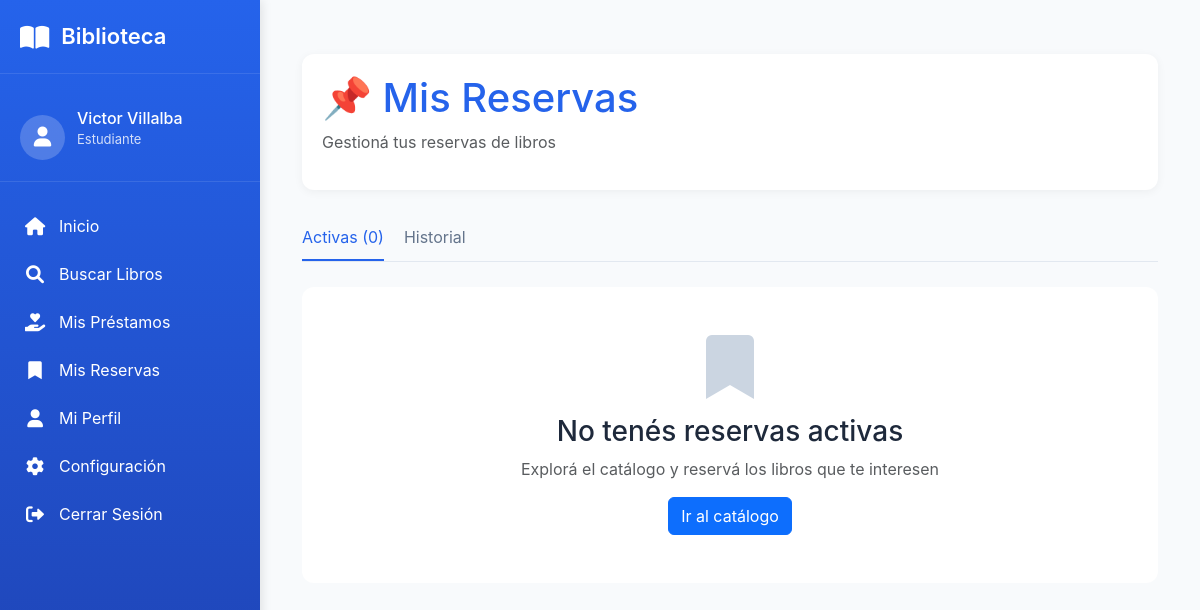
The page /mis-reservas/ (signed in) on the database as committed earlier.
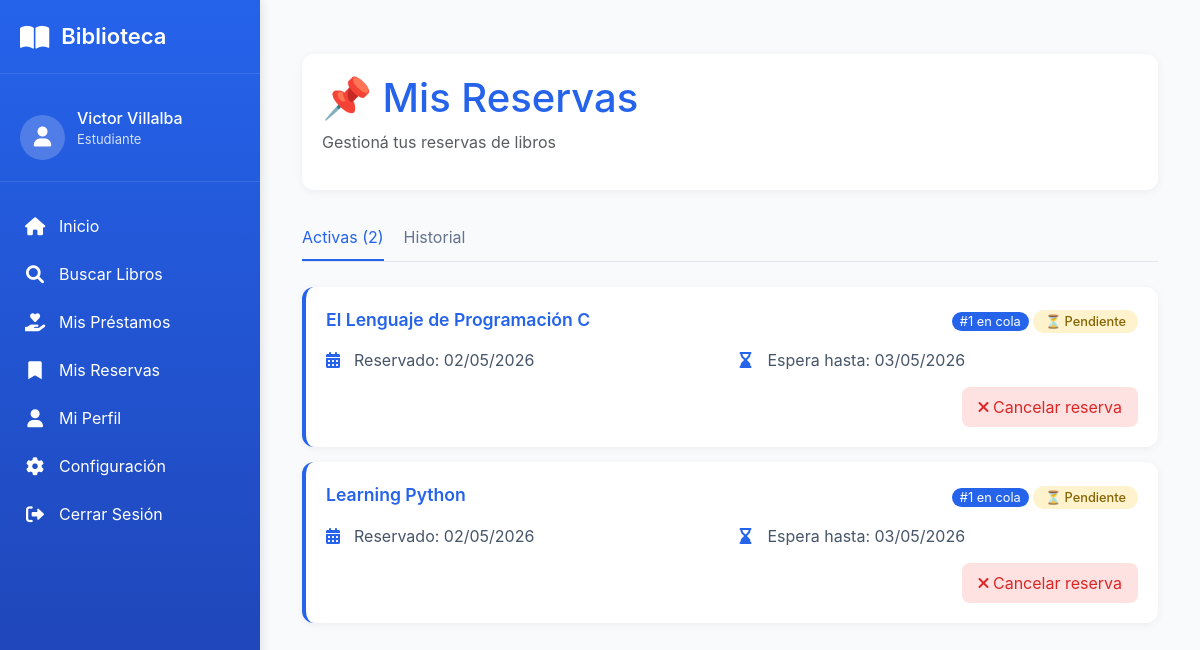
The same page on the database as committed later.
### usuario/models.py (models this page shows, shortened)
class Socio(models.Model):
    TIPO_USUARIO_CHOICES = [
        ('estudiante', 'Estudiante'),
        ('docente', 'Docente'),
        ('administrativo', 'Administrativo'),
        ('externo', 'Externo'),
    ]
    ESTADO_SOCIO_CHOICES = [
        ('activo', 'Activo'),
        ('moroso', 'Moroso'),
        ('inhabilitado', 'Inhabilitado'),
    ]
    user = models.OneToOneField(
        User,
        on_delete=models.CASCADE,
        verbose_name="Usuario de Django"
    )
    cedula = models.CharField(
        max_length=20,
        unique=True,
        verbose_name="Cédula"
    )
    telefono = models.CharField(
        max_length=20,
        blank=True,
        null=True,
        verbose_name="Teléfono"
    )
    direccion = models.CharField(
        max_length=150,
        blank=True,
        null=True,
        verbose_name="Dirección"
    )
    carrera = models.CharField(
        max_length=100,
        blank=True,
        null=True,
        verbose_name="Carrera/Profesión"
    )
    tipo_usuario = models.CharField(
        max_length=50,
        choices=TIPO_USUARIO_CHOICES,
        verbose_name="Tipo de usuario"
    )
    estado_socio = models.CharField(
        max_length=20,
        choices=ESTADO_SOCIO_CHOICES,
        default='activo',
        verbose_name="Estado"
    )
    fecha_registro = models.DateField(
        auto_now_add=True,
        verbose_name="Fecha de registro"
    )
    nivel_acceso = models.ForeignKey(
        NivelAcceso,
        on_delete=models.PROTECT,
        verbose_name="Nivel de acceso"
    )
    class Meta:
        verbose_name = "Socio"
        verbose_name_plural = "Socios"

### prestamo/models.py (models this page shows, shortened)
class Reserva(models.Model):
    ESTADO_RESERVA_CHOICES = [
        ('PENDIENTE', 'Pendiente'),
        ('ACTIVA', 'Activa'),
        ('CANCELADA', 'Cancelada'),
        ('COMPLETADA', 'Completada'),
        ('EXPIRADA', 'Expirada'),
    ]
    socio = models.ForeignKey(
        Socio,
        on_delete=models.PROTECT,
        related_name='reservas',
        verbose_name="Socio"
    )
    libro = models.ForeignKey(
        'catalogo.Libro',
        on_delete=models.PROTECT,
        related_name='reservas',
        verbose_name="Libro"
    )
    fecha_reserva = models.DateTimeField(
        auto_now_add=True,
        verbose_name="Fecha de reserva"
    )
    fecha_expiracion = models.DateTimeField(
        verbose_name="Fecha de expiración"
    )
    orden_prioridad = models.IntegerField(
        default=1,
        verbose_name="Orden de prioridad"
    )
    estado = models.CharField(
        max_length=20,
        choices=ESTADO_RESERVA_CHOICES,
        default='PENDIENTE',
        verbose_name="Estado"
    )
    ejemplar_asignado = models.ForeignKey(
        Ejemplar,
        on_delete=models.SET_NULL,
        null=True,
        blank=True,
        related_name='reservas',
        verbose_name="Ejemplar asignado"
    )
    class Meta:
        verbose_name = "Reserva"
        verbose_name_plural = "Reservas"
        ordering = ['estado', 'orden_prioridad', 'fecha_reserva']

### catalogo/models.py (models this page shows, shortened)
class Libro(models.Model):
    activo = models.BooleanField(default=True, verbose_name="Activo")
    """Libros del catálogo"""
    isbn = models.CharField(
        max_length=20,
        unique=True,
        verbose_name="ISBN"
    )
    titulo = models.CharField(
        max_length=200,
        verbose_name="Título"
    )
    anio_publicacion = models.IntegerField(
        blank=True,
        null=True,
        verbose_name="Año de publicación"
    )
    descripcion = models.TextField(
        blank=True,
        null=True,
        verbose_name="Descripción / Sinopsis",
        help_text="Breve descripción o sinopsis del libro"
    )
    editorial = models.ForeignKey(
        Editorial,
        on_delete=models.PROTECT,
        verbose_name="Editorial"
    )
    categoria = models.ForeignKey(
        Categoria,
        on_delete=models.PROTECT,
        verbose_name="Categoría"
    )
    autores = models.ManyToManyField(
        Autor,
        through='LibroAutor',
        verbose_name="Autores"
    )
    imagen = models.ImageField(
        upload_to='libros/',
        blank=True,
        null=True,
        verbose_name="Imagen de tapa"
    )
    cantidad_total = models.IntegerField(
        default=0,
        verbose_name="Total de ejemplares"
    )
    inventario_disponible = models.IntegerField(
        default=0,
        verbose_name="Ejemplares disponibles"
    )
    class Meta:
        verbose_name = "Libro"
        verbose_name_plural = "Libros"

### prestamo/views.py (the view)
# urls.py: path('mis-reservas/', views.mis_reservas, name='mis_reservas'),
@login_required
def mis_reservas(request):
    from datetime import date
    hoy = date.today()
    reservas_expiradas = Reserva.objects.filter(
        socio=request.user.socio,
        estado='PENDIENTE',
        fecha_expiracion__lt=hoy
    )
    for reserva in reservas_expiradas:
        reserva.expirar()  # <--- SOLO CAMBIA ESTO (antes era reserva.estado = 'EXPIRADA' + save())
        messages.warning(request, f'⚠️ Tu reserva de "{reserva.libro.titulo}" ha expirado porque no la retiraste a tiempo.')
    reservas_activas = Reserva.objects.filter(
        socio=request.user.socio,
        estado__in=['PENDIENTE', 'ACTIVA']
    ).select_related('libro').order_by('orden_prioridad', 'fecha_reserva')
    historial = Reserva.objects.filter(
        socio=request.user.socio,
        estado__in=['CANCELADA', 'COMPLETADA', 'EXPIRADA']
    ).select_related('libro').order_by('-fecha_reserva')[:10]
    context = {
        'reservas_activas': reservas_activas,
        'historial': historial,
        'hoy': hoy,
    }
    return render(request, 'prestamo/mis_reservas.html', context)

### templates/prestamo/mis_reservas.html (shortened to what this page needs)
{% extends 'base/menu_usuario.html' %}
{% load static %}
{% block main_content %}
<div class="container py-4">
    <div class="reservas-header">
        <h1 style="color: var(--primary-blue);">📌 Mis Reservas</h1>
        <p class="text-muted">Gestioná tus reservas de libros</p>
    </div>
    <div class="tab-reservas">
        <div class="tab-item active" onclick="cambiarTab('activas')">Activas ({{ reservas_activas|length }})</div>
        <div class="tab-item" onclick="cambiarTab('historial')">Historial</div>
    </div>
    <div id="reservas-activas">
        {% for reserva in reservas_activas %}
            <div class="reserva-card">
                <div class="reserva-header">
                    <span class="reserva-titulo">{{ reserva.libro.titulo }}</span>
                    <div>
                        <span class="posicion-badge">#{{ reserva.orden_prioridad }} en cola</span>
                        {% if reserva.estado == 'PENDIENTE' %}
                            <span class="estado-badge estado-pendiente">⏳ Pendiente</span>
                        {% elif reserva.estado == 'ACTIVA' %}
                            <span class="estado-badge estado-activa">✅ Lista para retirar</span>
                        {% endif %}
                    </div>
                </div>
                <div class="reserva-detalles">
                    <div class="detalle-item">
                        <i class="fas fa-calendar-alt"></i>
                        <span>Reservado: {{ reserva.fecha_reserva|date:"d/m/Y" }}</span>
                    </div>
                    <div class="detalle-item">
                        <i class="fas fa-hourglass-end"></i>
                        <span>Espera hasta: {{ reserva.fecha_expiracion|date:"d/m/Y" }}</span>
                    </div>
                </div>
                {% if reserva.estado == 'PENDIENTE' %}
                    <div style="text-align: right;">
                        <a href="{% url 'cancelar_reserva' reserva.id %}" class="btn-cancelar"
                           onclick="return confirm('¿Cancelar esta reserva?')">
                            <i class="fas fa-times"></i> Cancelar reserva
                        </a>
                    </div>
                {% endif %}
            </div>
        {% empty %}
            <div class="empty-state">
                <i class="fas fa-bookmark"></i>
                <h3>No tenés reservas activas</h3>
                <p class="text-muted">Explorá el catálogo y reservá los libros que te interesen</p>
                <a href="{% url 'catalogo_lista' %}" class="btn btn-primary">Ir al catálogo</a>
            </div>
        {% endfor %}
    </div>
</div>
{% endblock %}

### templates/base/menu_usuario.html (shortened to what this page needs)
<!DOCTYPE html>
<html lang="es">
<head>
    <link href="https://cdn.jsdelivr.net/npm/bootstrap@5.3.0-alpha1/dist/css/bootstrap.min.css" rel="stylesheet">
    <link rel="stylesheet" href="https://cdnjs.cloudflare.com/ajax/libs/font-awesome/6.0.0/css/all.min.css">
</head>
<body>
    <div class="sidebar">
        <div class="sidebar-header">
            <div class="logo">
                <i class="fas fa-book-open"></i>
                <span>Biblioteca</span>
            </div>
        </div>
        <div class="user-info">
            <div class="user-avatar">
                <i class="fas fa-user"></i>
            </div>
            <div class="user-details">
                <h4>{{ user.first_name }} {{ user.last_name }}</h4>
                <p>{{ user.socio.tipo_usuario|title }}</p>
            </div>
        </div>
        <ul class="sidebar-menu">
            <li class="menu-item" id="menu-inicio">
                <a href="{% url 'home' %}">
                    <i class="fas fa-home"></i>
                    <span>Inicio</span>
                </a>
            </li>
            <li class="menu-item" id="menu-catalogo">
                <a href="{% url 'catalogo_lista' %}">
                    <i class="fas fa-search"></i>
                    <span>Buscar Libros</span>
                </a>
            </li>
            <li class="menu-item">
                <a href="{% url 'mis_prestamos' %}">
                    <i class="fas fa-hand-holding-heart"></i>
                    <span>Mis Préstamos</span>
                </a>
            </li>
            <li class="menu-item">
                <a href="{% url 'mis_reservas' %}">
                    <i class="fas fa-bookmark"></i>
                    <span>Mis Reservas</span>
                </a>
            </li>
            <li class="menu-item">
                <a href="{% url 'mi_perfil' %}">
                    <i class="fas fa-user"></i>
                    <span>Mi Perfil</span>
                </a>
            </li>
            <li class="menu-item">
                <a href="{% url 'configuracion' %}">
                    <i class="fas fa-cog"></i>
                    <span>Configuración</span>
                </a>
            </li>
            <li class="menu-item">
                <a href="{% url 'logout' %}">
                    <i class="fas fa-sign-out-alt"></i>
                    <span>Cerrar Sesión</span>
                </a>
            </li>
        </ul>
    </div>
    <div class="main-content">
        {% block main_content %}{% endblock %}
    </div>
</body>
</html>

### templates/base/menu_usuario.html (style rules this page uses)
:root { --primary-blue: #2563eb; --dark-blue: #1e40af; --light-blue: #dbeafe; --text-dark: #1e293b; --text-light: #64748b; --sidebar-width: 260px; }
* { margin: 0; padding: 0; box-sizing: border-box; }
body { background-color: #f8fafc; font-family: 'Inter', -apple-system, BlinkMacSystemFont, sans-serif; color: var(--text-dark); display: flex; min-height: 100vh; }
.sidebar { width: var(--sidebar-width); background: linear-gradient(180deg, var(--primary-blue), var(--dark-blue)); color: white; height: 100vh; position: fixed; padding: 20px 0; transition: all 0.3s; box-shadow: 2px 0 10px rgba(0, 0, 0, 0.1); overflow-y: auto; }
.sidebar-header { padding: 0 20px 20px; border-bottom: 1px solid rgba(255, 255, 255, 0.1); margin-bottom: 20px; }
.logo { display: flex; align-items: center; gap: 12px; font-size: 22px; font-weight: 600; }
.logo i { font-size: 26px; }
.user-info { padding: 15px 20px; display: flex; align-items: center; gap: 12px; border-bottom: 1px solid rgba(255, 255, 255, 0.1); margin-bottom: 20px; }
.user-avatar { width: 45px; height: 45px; border-radius: 50%; background: rgba(255, 255, 255, 0.2); display: flex; align-items: center; justify-content: center; font-size: 20px; }
.user-details h4 { font-size: 16px; margin-bottom: 2px; }
.user-details p { font-size: 13px; opacity: 0.8; }
.sidebar-menu { list-style: none; padding: 0; }
.menu-item { padding: 12px 20px; transition: all 0.3s; border-left: 3px solid transparent; }
.menu-item a { color: white; text-decoration: none; display: flex; align-items: center; gap: 12px; width: 100%; }
.menu-item i { font-size: 18px; width: 24px; text-align: center; }
.main-content { flex: 1; margin-left: var(--sidebar-width); padding: 30px; width: calc(100% - var(--sidebar-width)); }

### templates/prestamo/mis_reservas.html (style rules this page uses)
.reservas-header { background: white; padding: 20px; border-radius: 12px; box-shadow: 0 2px 10px rgba(0,0,0,0.05); margin-bottom: 25px; }
.tab-reservas { display: flex; gap: 20px; border-bottom: 1px solid #e2e8f0; margin-bottom: 25px; }
.tab-item { padding: 10px 0; cursor: pointer; color: #64748b; border-bottom: 2px solid transparent; transition: all 0.3s; }
.tab-item.active { color: var(--primary-blue); border-bottom-color: var(--primary-blue); }
.reserva-card { background: white; border-radius: 12px; padding: 20px; margin-bottom: 15px; box-shadow: 0 2px 8px rgba(0,0,0,0.05); border-left: 4px solid var(--primary-blue); transition: all 0.3s; }
.reserva-header { display: flex; justify-content: space-between; align-items: center; margin-bottom: 10px; }
.reserva-titulo { font-size: 1.1rem; font-weight: 600; color: var(--primary-blue); }
.estado-badge { padding: 4px 12px; border-radius: 20px; font-size: 0.8rem; font-weight: 500; }
.estado-pendiente { background: #fff3cd; color: #856404; }
.posicion-badge { background: var(--primary-blue); color: white; padding: 2px 8px; border-radius: 12px; font-size: 0.8rem; margin-left: 10px; }
.reserva-detalles { display: grid; grid-template-columns: repeat(auto-fit, minmax(200px, 1fr)); gap: 15px; margin: 15px 0; }
.detalle-item { display: flex; align-items: center; gap: 8px; color: #475569; }
.detalle-item i { color: var(--primary-blue); width: 20px; }
.btn-cancelar { background: #fee2e2; color: #dc2626; border: none; padding: 8px 16px; border-radius: 8px; text-decoration: none; display: inline-block; transition: all 0.3s; }

Rows that differ between the two databases and show on the page:
added Reserva: libro.titulo "El Lenguaje de Programación C", orden_prioridad "1", estado "⏳ Pendiente", fecha_reserva "02/05/2026", fecha_expiracion "03/05/2026"
added Reserva: libro.titulo "Learning Python", orden_prioridad "1", estado "⏳ Pendiente", fecha_reserva "02/05/2026", fecha_expiracion "03/05/2026"
Other text that changed with them:
{{ reservas_activas|length }}: "0" → "2"
text no longer shown: "No tenés reservas activas Explorá el catálogo y reservá los libros que te interesen Ir al catálogo"
